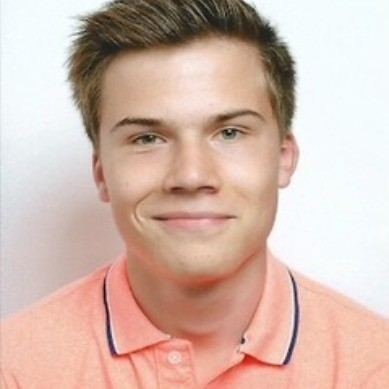
#> input picture rom.jpeg, 389 x 389 px
$ python main.py
#> lines starting #> are read from the running program, lines starting #| are printed output that depends on the picture
from pathlib import Path
import numpy
import matplotlib.pyplot as plt
import skimage as ski

image = ski.io.imread(Path(__file__).with_name("rom.jpeg"))
#> image is the input picture: shape (389, 389, 3); mean R, G, B 212, 184.8, 173.5

gImg = ski.color.rgb2gray(image)
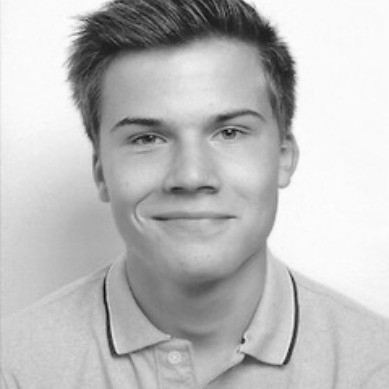
#> gImg: shape (389, 389) float64; min 0.0399, max 0.997, mean 0.744
plt.imshow(gImg, cmap='gray', vmin=0, vmax=0.7)
plt.show()


"""plt.imshow(image, cmap='gray', vmin=2, vmax=8)"""

"""


yImg = ski.color.rgb2ycbcr(image)

numpy.shape(image)
numpy.min(image)

numpy.uint8(array), numpy.uint8(array)

ski.transform.resize(image, new_shape, preserve_range=True)


matplotlib.pyplot.subplot(nrows, ncols, index)

matplotlib.pyplot.subplot(nrows, ncols, index)

"""
